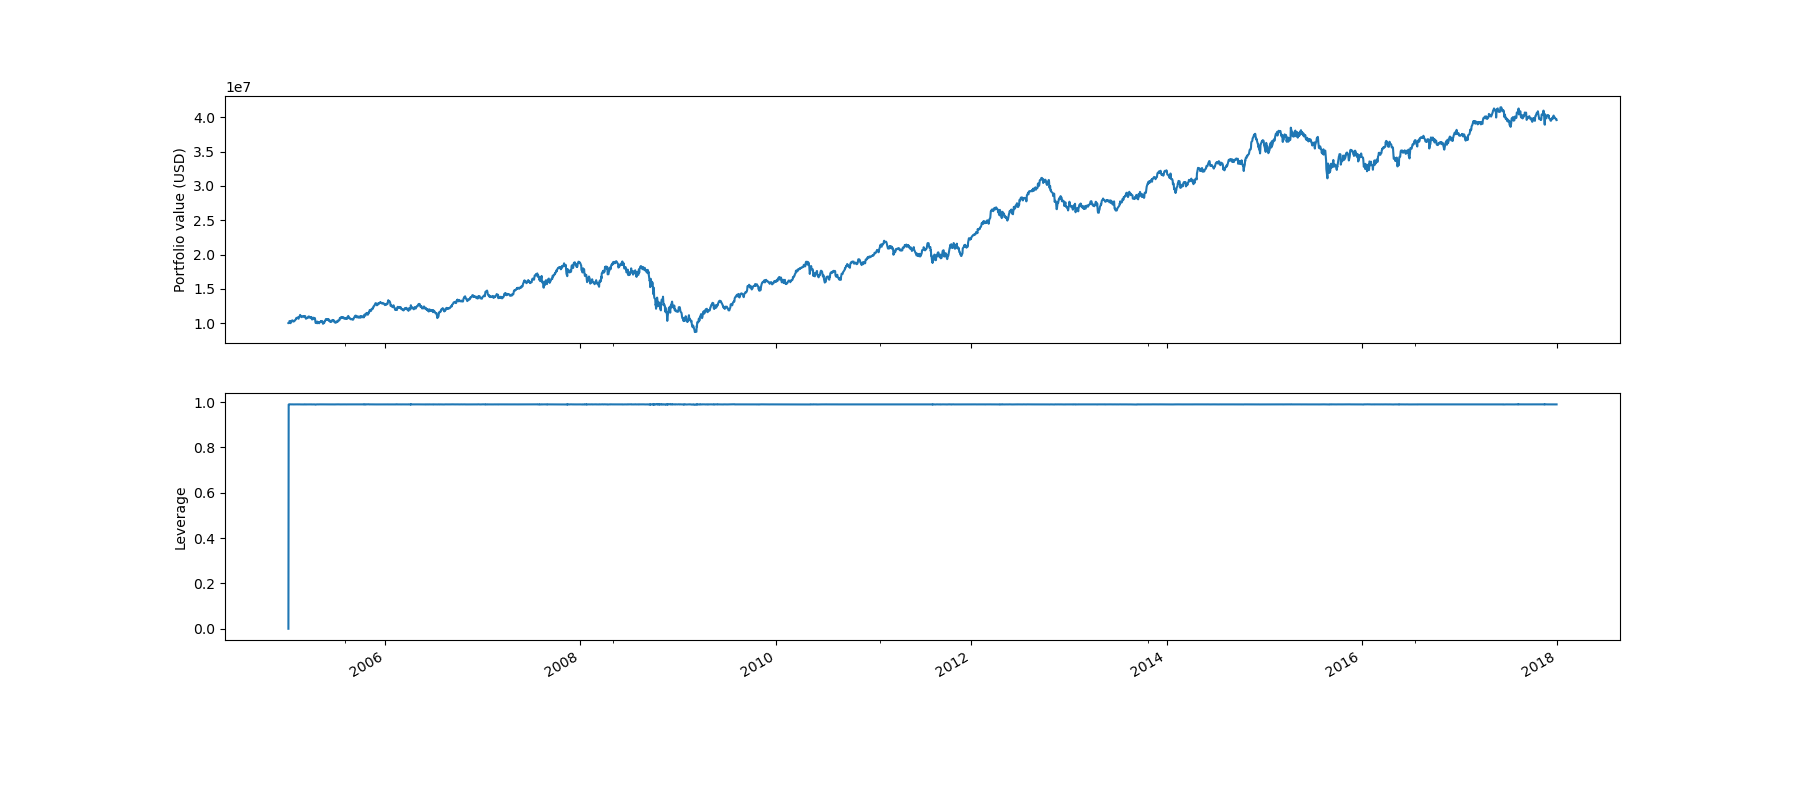

This figure's Python source:
import matplotlib.pyplot as plt
from zipline.api import get_open_orders, order_target_percent, record, symbol, schedule_function
from zipline.utils.events import date_rules
 
def initialize(context): 
    context.assets = {
        'a1': symbol('AAPL'), 
        'a2': symbol('GE'),
        'a3': symbol('WMT')
    }
    
    schedule_function(cte_mix_handle, date_rules.every_day())

def cte_mix_handle(context, data):
    weights = {
        'a1': 0.33,
        'a2': 0.33,
        'a3': 0.33
    }

    for key, sym in context.assets.items():
        open_orders = get_open_orders()
        if sym not in open_orders:
            order_target_percent(sym, weights[key])
    
    record(leverage = context.account.leverage)

def analyze(context=None, results=None):
    ax1 = plt.subplot(211)
    results.portfolio_value.plot(ax=ax1)
    ax1.set_ylabel('Portfolio value (USD)')
    ax2 = plt.subplot(212, sharex=ax1)
    results.leverage.plot()
    ax2.set_ylabel('Leverage')

    plt.gcf().set_size_inches(18, 8)
    plt.show()
